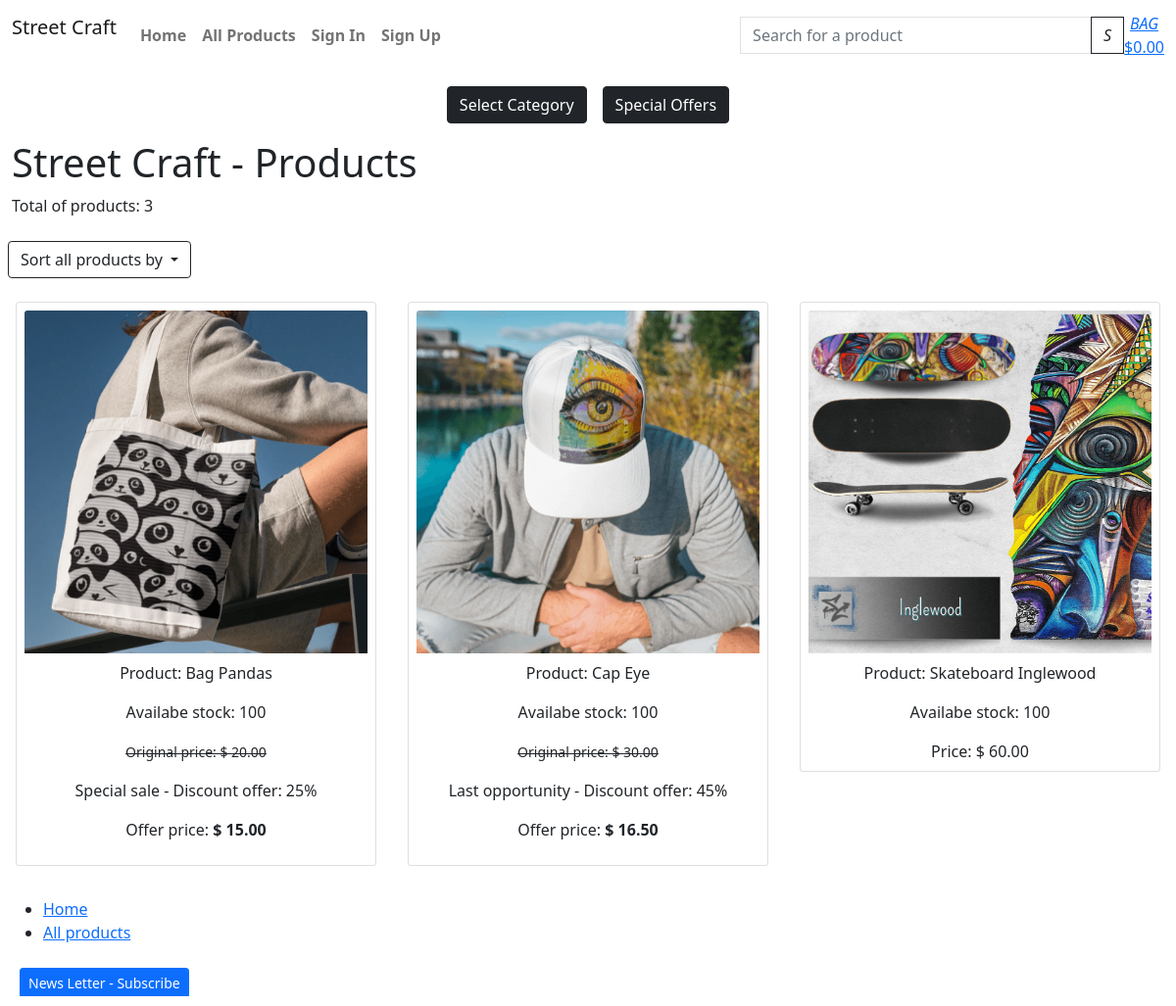
/all-products/, run on an earlier commit of the app's database.
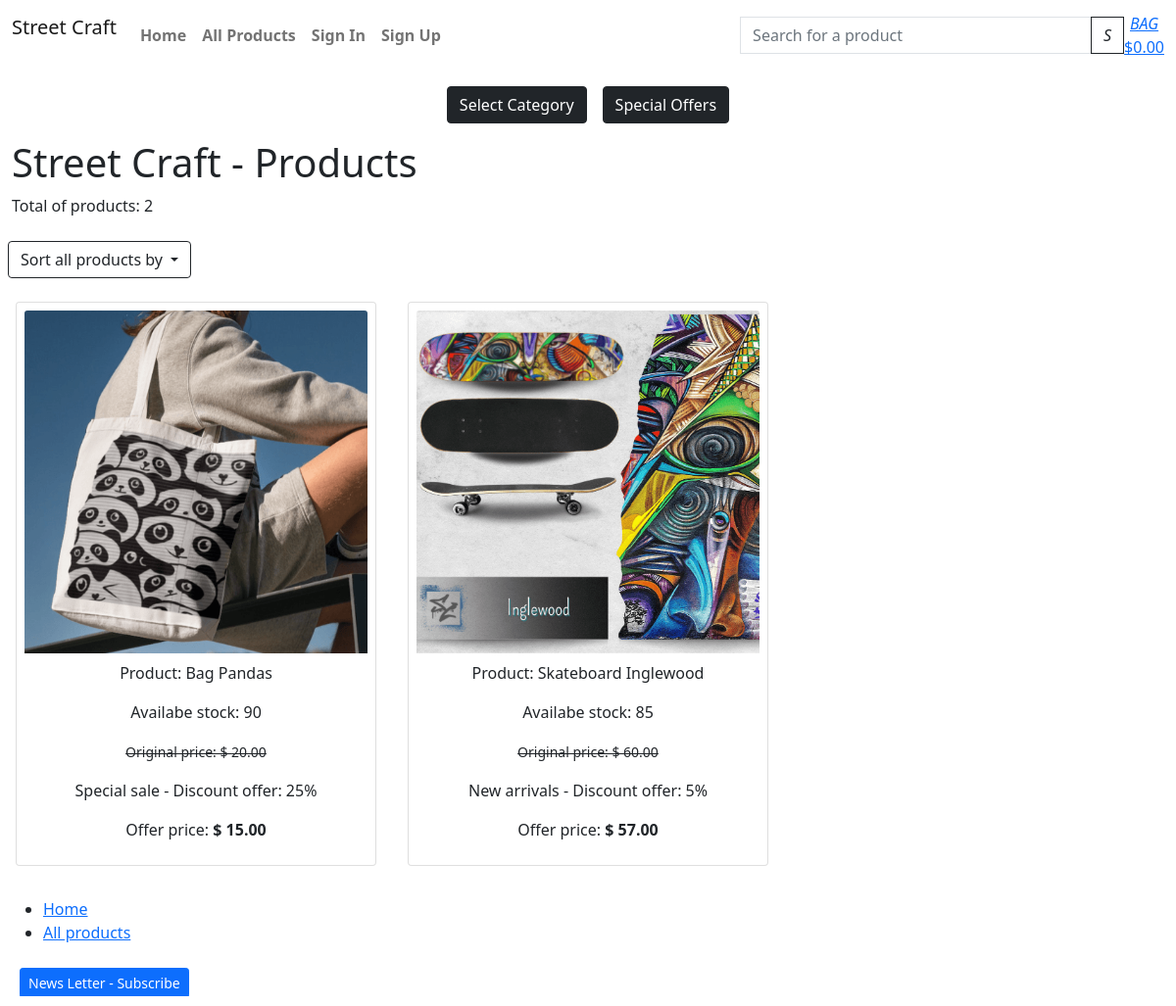
And on a later commit of the database.
### products/models.py (models this page shows, shortened)
class Product(models.Model):
    sku = models.SmallAutoField(primary_key=True)
    name = models.CharField(max_length=150, unique=True)
    release_date = models.DateTimeField(auto_now_add=True)
    category = models.ForeignKey('Category', null=True, blank=True, on_delete=models.SET_NULL)
    quantity_available = models.IntegerField(default=100,
            validators=[
            MinValueValidator(0)
        ])
    description = models.TextField()
    price = models.DecimalField(max_digits=6, decimal_places=2)
    offer = models.ForeignKey(Offer, null=True, blank=True, on_delete=models.SET_NULL)
    product_image = models.ImageField(null=True, blank=True)
    product_image_url = models.URLField(max_length=1024, null=True, blank=True)
    slug = models.SlugField(max_length=254, null=True, blank=True, unique=True)
    class Meta:
        ordering = ['-release_date']
    def cal_discount_price(self):
        return self.price - ((self.price * self.offer.offer_discount) / 100)

class Offer(models.Model):
    offer_sku = models.SmallAutoField(primary_key=True)
    offer_name = models.CharField(max_length=50,)
    offer_display = models.CharField(max_length=254, null=True, blank=True)
    offer_discount = models.IntegerField(default=0,
        validators=[
            MaxValueValidator(80),
            MinValueValidator(0)
        ])

### products/views.py (the view, shortened to what this page needs)
# urls.py: path('all-products/', views.products, name='products'),
def products(request):
    products_list = Product.objects.all()
    total_products_list = products_list.count()
    query = None
    categories = None
    offers = None
    sort = None
    direction = None
    if request.GET:
        if 'category' in request.GET:
            categories = request.GET['category'].split(',')
            products_list = products_list.filter(category__system_name__in=categories)
            categories = Category.objects.filter(system_name__in=categories)
            total_products_list = products_list.count()
    if request.GET:
        if 'offer' in request.GET:
            offers = request.GET['offer'].split(',')
            products_list = products_list.filter(offer__offer_name__in=offers)
            offers = Offer.objects.filter(offer_name__in=offers)
            total_products_list = products_list.count()
    current_sorting = f'{sort}_{direction}'
    context = {
        "products_list": products_list,
        "total_products_list": total_products_list,
        'current_categories': categories,
        'current_sorting': current_sorting
    }
    return render(request, 'products/products_all.html', context)

### shopbag/contexts.py (called while the page is built, shortened)
def bag_contents(request):
    bag_items = []
    total = 0
    product_count = 0
    bag = request.session.get('bag', {})
    if total < settings.FREE_DELIVERY_THRESHOLD:
        delivery = total * Decimal(settings.STANDARD_DELIVERY_PERCENTAGE / 100)
        free_delivery_delta = settings.FREE_DELIVERY_THRESHOLD - total
    else:
        delivery = 0
        free_delivery_delta = 0
    grand_total = delivery + total
    context = {
        'bag_items': bag_items,
        'total': total,
        'product_count': product_count,
        'delivery': delivery,
        'free_delivery_delta': free_delivery_delta,
        'free_delivery_threshold': settings.FREE_DELIVERY_THRESHOLD,
        'grand_total': grand_total,
    }
    return context

### templates/products/products_all.html (shortened to what this page needs)
{% extends "base.html" %}
{% load static %}
{% block content %}
<header>
    <div class="container-fluid">
        <h1>Street Craft - Products</h1>
    </div>
</header>
<div class="container-fluid">
    <p>Total of products: {{ total_products_list }}</p>
</div>
<div class="dropdown p-2">
    <a class="btn btn-outline-dark dropdown-toggle" href="#" role="button" data-bs-toggle="dropdown" aria-expanded="false">
        Sort all products by
    </a>
</div>
<div class="container-fluid">
    <div class="row">
        {% for product in products_list %}
            <div class="col-md-4 p-0">
                <div class="card m-3">
                    <div class="card-body m-1 p-1 text-center">
                        <a href="{% url 'product_details' product.slug %}">
                            <div class="image-container">
                                {% if product.product_image %}
                                <img class="card-img-top img-fluid" src="{{ product.product_image.url }}" alt="{{ product.name }}">
                                {% else %}
                                <img class="card-img-top img-fluid" src="{{ MEDIA_URL }}noimage-sc.png" alt="No image of the product">
                                {% endif %}
                            </div>
                        </a>
                        <p class="card-text mt-2">Product: {{ product.name }}</p>
                        <p class="card-text">Availabe stock: {{ product.quantity_available }}</p>
                        {% if product.offer  %}
                        <p class="card-text"><del><small>Original price: $ {{ product.price }}</small></del></p>
                        <p class="card-text">{{ product.offer.offer_display }} - Discount offer: {{ product.offer.offer_discount }}%</p>
                        <p> Offer price: <strong>$ {{ product.cal_discount_price }} </strong></p>
                        {% else %}
                        <p class="card-text">Price: $ {{ product.price }}</p>
                        {% endif %}
                    </div>
                </div>
            </div>
            {% if forloop.counter|divisibleby:3 %}
                </div>
                <div class="row">
            {% endif %}
        {% endfor %}
    </div>
</div>
{% endblock content %}

### templates/base.html (shortened to what this page needs)
{% load static %}
<!DOCTYPE html>
<html class="h-100" lang="en">
    <head>
        <link href="https://cdn.jsdelivr.net/npm/bootstrap@5.0.1/dist/css/bootstrap.min.css" rel="stylesheet"
>
        <link rel="stylesheet" href="https://cdn.jsdelivr.net/npm/bootstrap-icons@1.9.1/font/bootstrap-icons.css">
        <link rel="stylesheet" href="{% static 'css/style.css' %}">
    </head>
    <body class="d-flex flex-column h-100 main-bg">
        <nav class="navbar navbar-expand-lg navbar-light bck-grd-gray">
            <div class="container-fluid">
                <a class="navbar-brand" href="#">
                    <p>Street Craft</p>
                </a>
                <div class="collapse navbar-collapse" id="navbarText">
                    <ul class="navbar-nav me-auto mb-2 mb-lg-0">
                        <li class="nav-item">
                            <a class="nav-link hover-link fw-bold" aria-current="page" href="{% url 'home' %}">Home</a>
                        </li>
                        <li class="nav-item">
                            <a class="nav-link hover-link fw-bold" href="{% url 'products' %}">All Products</a>
                        </li>
                        {% if request.user.is_authenticated %}
                        <li class="list-inline-item dropdown">
                            <a class="text-black hover-link fw-bold nav-link" href="#" id="user-options" data-toggle="dropdown" aria-haspopup="true" aria-expanded="false">
                                <div class="text-center">
                                    <p class="my-0">My Account <span><i class="bi bi-arrow-down-square-fill"></i></span></p>
                                </div>
                            </a>
                            <div class="dropdown-menu border-0" aria-labelledby="user-options">
                                <a href="{% url 'profile' %}" class="dropdown-item">My Profile</a>
                                <a href="{% url 'account_logout' %}" class="dropdown-item">Logout</a>
                            </div>
                        </li>
                        {% else %}
                        <li>
                        <a class="nav-link hover-link fw-bold" href="{% url 'account_login' %}">Sign In</a>
                        </li>
                        <li>
                        <a class="nav-link hover-link fw-bold" href="{% url 'account_signup' %}">Sign Up</a>
                        </li>
                        {% endif %}
                    </ul>
                </div>
                <div class="col-12 col-lg-4">
                    <form method="GET" action="{% url 'products' %}">
                        <div class="input-group w-100">
                            <input class="form-control border border-black rounded-0" type="text" name="q" placeholder="Search for a product">
                            <div class="input-group-append">
                                <button class="btn btn-outline-dark rounded-0" type="submit">
                                    <span>
                                        <i>S</i>
                                    </span>
                                </button>
                            </div>
                        </div>
                    </form>
                </div>
                <a href="{% url 'bag' %}">
                    <div class="text-center">
                        <div><i>BAG</i></div>
                        <p class="my-0">
                            {% if grand_total %}
                                ${{ grand_total|floatformat:2 }}
                            {% else %}
                                $0.00
                            {% endif %}
                        </p>
                    </div>
                </a>
            </div>
        </nav>
        <div class="row bg-white">
            <nav class="navbar navbar-expand-lg navbar-light w-100">
                {% include 'includes/nav_links.html' %}
            </nav>
        </div>
        <main class="flex-shrink-0 main-bg">
            {% block content %}{% endblock content %}
        </main>
        <footer class="footer mt-auto">
            <div class="container-fluid mt-3">
                <div class="row">
                    <div class="col">
                        <ul id="list-web-link" class="list-clear">
                            <li>
                                <a href="#">Home</a>
                            </li>
                            <li>
                                <a href="#">All products</a>
                            </li>
                        </ul>
                    </div>
                    <div class="m-2">
                        <button type="button" class="btn btn-sm btn-primary" data-bs-toggle="modal" data-bs-target="#exampleModal" data-bs-whatever="@getbootstrap">News Letter - Subscribe</button>
                    </div>
        </footer>
    </body>
</html>

### templates/includes/nav_links.html (shortened to what this page needs)
<div class="collapse navbar-collapse" id="main-nav">
    <ul class="navbar-nav w-auto mx-auto">
        <li class="nav-item dropdown">
            <button class="btn btn-dark m-2" type="button" data-bs-toggle="collapse" data-bs-target="#productCategory" aria-expanded="false">
                Select Category
            </button>
        </li>
        <li class="nav-item dropdown">
            <button class="btn btn-dark m-2" type="button" data-bs-toggle="collapse" data-bs-target="#offersCategory" aria-expanded="false">
                Special Offers
            </button>
        </li>
    </ul>
</div>

What changed in the data, as far as the page shows it:
removed Product: product_image (picture), name "Cap Eye", quantity_available "100", price "30.00", offer.offer_display "Last opportunity", offer.offer_discount "45", cal_discount_price "16.50"
changed Product "Bag Pandas": quantity_available "100" → "90"
changed Product "Skateboard Inglewood": quantity_available "100" → "85"; offer.offer_display (not shown) → "New arrivals"; offer.offer_discount (not shown) → "5"; cal_discount_price (not shown) → "57.00"; offer_id "Price: $" → "Original price: $ - Discount offer: % Offer price: $"
Also different on the page:
{{ total_products_list }}: "3" → "2"
